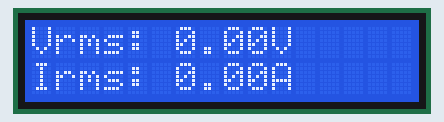
The sketch below on a simulated STM32 Blue Pill. On the bench: 16×2 character LCD.

Above: at 2.1 s.
At 4.1 s:
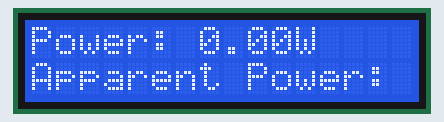
At 6.1 s:
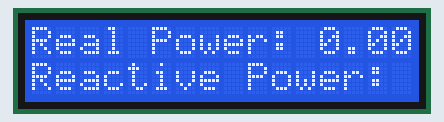
At 8.1 s:
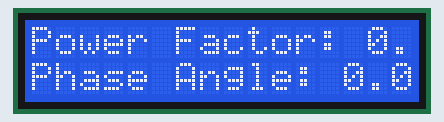
At 10.1 s:
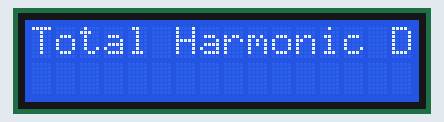

Measured:
- by itself, everything shown: repeats every 10.0 s, in 5 steps
- what the display in image 0 shows lasts 2.0 s, from 2.1 s to 4.1 s

The sketch:

pqmLcd.ino
```cpp
#include<LiquidCrystal.h>
#define RS PB11
#define EN PB10
#define D4 PB0
#define D5 PB1
#define D6 PC13
#define D7 PC14
LiquidCrystal lcd(RS, EN, D4, D5, D6, D7); //Let the librarey know how we have connected the LCD
float Vrms,Irms,Power,ApparentPower,RealPower,ReactivePower,PowerFactor,PhaseAngle,TotalHarmonicDistortion;

void setup()//method used to run the code for once
{
  lcd.begin(16, 2);//LCD order
}
  void loop() {

delay(2000);

lcd.clear();
lcd.setCursor(0,0);
lcd.print("Vrms: ");
lcd.print(Vrms);
lcd.print("V");

lcd.setCursor(0,1);
lcd.print("Irms: ");
lcd.print(Irms);
lcd.print("A");

delay(2000);
lcd.clear();

lcd.setCursor(0,0);
lcd.print("Power: ");
lcd.print(Power);
lcd.print("W");

lcd.setCursor(0,1);
lcd.print("Apparent Power: ");
lcd.print(ApparentPower);
lcd.print("W");

delay(2000);
lcd.clear();

lcd.setCursor(0,0);
lcd.print("Real Power: ");
lcd.print(RealPower);
lcd.print("W");

lcd.setCursor(0,1);
lcd.print("Reactive Power: ");
lcd.print(ReactivePower);
lcd.print("W");

delay(2000);
lcd.clear();

lcd.setCursor(0,0);
lcd.print("Power Factor: ");
lcd.print(PowerFactor);
lcd.print("");

lcd.setCursor(0,1);
lcd.print("Phase Angle: ");
lcd.print(PhaseAngle);
lcd.print("");

delay(2000);
lcd.clear();

lcd.setCursor(0,0);
lcd.print("Total Harmonic Distortion: ");
lcd.print(TotalHarmonicDistortion);
lcd.print("");

  }
```
